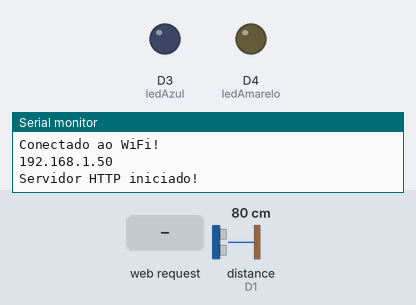
A sketch run on a simulated ESP8266 (NodeMCU). Parts: output pins drawn as LEDs (lit = HIGH), the last lines printed to the serial monitor. Inputs (shaded band) come from the test bench; at power-on: distance to the obstacle (sensor on D1) 80 cm. The echo pulse lasts 58.3 µs per cm; WiFi joins after 1.5 s; servers stay silent unless stated.

Above: at 2.7 s.
2.8 s: HTTP request GET /abrir received
At 4.5 s:
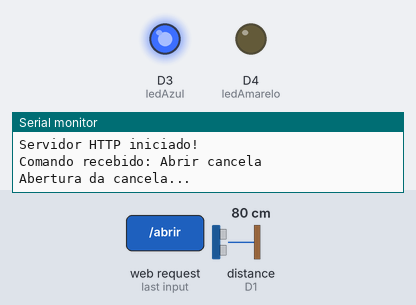
4.8 s: HTTP request GET /fechar_manualmente received
At 6.4 s:
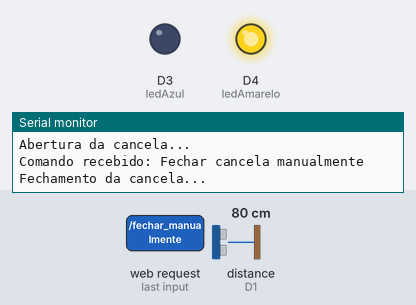
Timing chart, 0 to 11.5 s (numbered marks = the images above; inputs shaded):
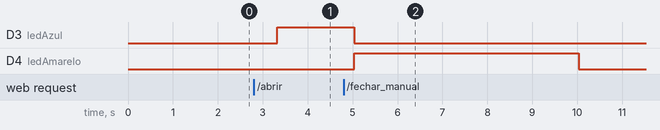

The sketch:

scriptESP8266.ino
```cpp
#define ledAzul D3
#define ledAmarelo D4
#define TRIG_PIN D2  // Pino de disparo (Trig)
#define ECHO_PIN D1  // Pino de recepção (Echo)
#include <ESP8266WiFi.h>
#include <ESP8266WebServer.h>
#include <Ultrasonic.h>


const char* ssid = "Redmi harri";        // Nome da rede Wi-Fi
const char* password = "jedifutur3";  // Senha da rede Wi-Fi
ESP8266WebServer server(80); // Porta HTTP (80)
Ultrasonic us(TRIG_PIN, ECHO_PIN);


void setup() {
  pinMode(ledAzul, OUTPUT);
  pinMode(ledAmarelo, OUTPUT);
  Serial.begin(115200);
  WiFi.begin(ssid, password);
  while (WiFi.status() != WL_CONNECTED) {
    delay(500);
    Serial.println("Conectando ao WiFi...");
  }
  Serial.println("Conectado ao WiFi!");
  Serial.println(WiFi.localIP()); // Mostra o IP do ESP8266
  // Iniciar o servidor
  server.begin();
  Serial.println("Servidor HTTP iniciado!");
}


void loop() {
  delay(200);
  long distance = us.Ranging(CM); // Medição de distância diretamente da biblioteca
  server.on("/abrir", []() {
    Serial.println("Comando recebido: Abrir cancela");
    abrirCancela();
    server.send(200, "text/plain", "Cancela aberta");
  });
  server.on("/fechar", []() {
    Serial.println("Comando recebido: Fechar cancela");
    unsigned long time = 0;
    long distance = us.Ranging(CM); // Medição inicial da distância
    while (time <= 15000) {
      distance = us.Ranging(CM); // Atualiza a distância a cada iteração
      Serial.print("Distância dentro do loop: ");
      Serial.println(distance);
      time += 100;
      delay(100);
      if (distance <= 10) {
      fecharCancela();
      server.send(200, "text/plain", "Cancela fechada");
      } else {
      server.send(200, "text/plain", "Distância ainda maior que 10cm, cancela não fechada.");
      }
    }
    delay(5000);
    digitalWrite(ledAmarelo, 0);
  });


  // Rota para fechar a cancela manualmente
  server.on("/fechar_manualmente", []() {
    Serial.println("Comando recebido: Fechar cancela manualmente");
    fecharCancela();
    delay(5000);
    digitalWrite(ledAmarelo, 0);
    server.send(200, "text/plain", "Cancela fechada manualmente.");
  });


  delay(400); // Tempo para processar a requisição
  server.handleClient(); // Processa requisições HTTP
}


void abrirCancela() {
  digitalWrite(ledAzul, 1);
  delay(500);
  Serial.println("Abertura da cancela...");
}


void fecharCancela() {
  digitalWrite(ledAzul, 0);
  digitalWrite(ledAmarelo, 1);
  Serial.println("Fechamento da cancela...");
}
```

Measured:
- after the input at 2.8 s, D3 (ledAzul): LOW → HIGH after 0.52 s
- after the input at 4.8 s, D3 (ledAzul): HIGH → LOW after 0.23 s; D4 (ledAmarelo): LOW → HIGH after 0.23 s, → LOW 5.0 s later
